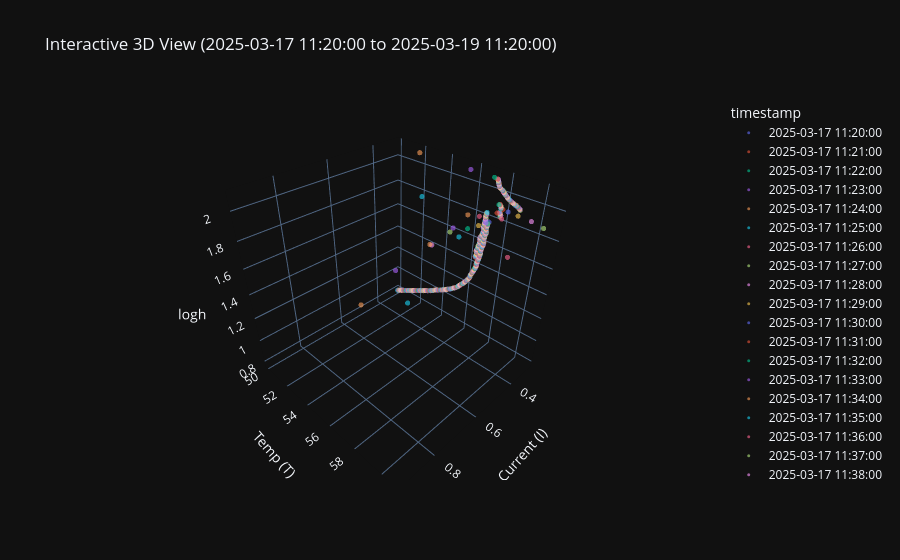

The notebook cell this image was saved under:
### Code cell
target_date = "2025-03-17"
print(f"Starting investigation for: {target_date}...")
investigator.run_full_diagnosis(target_date)
